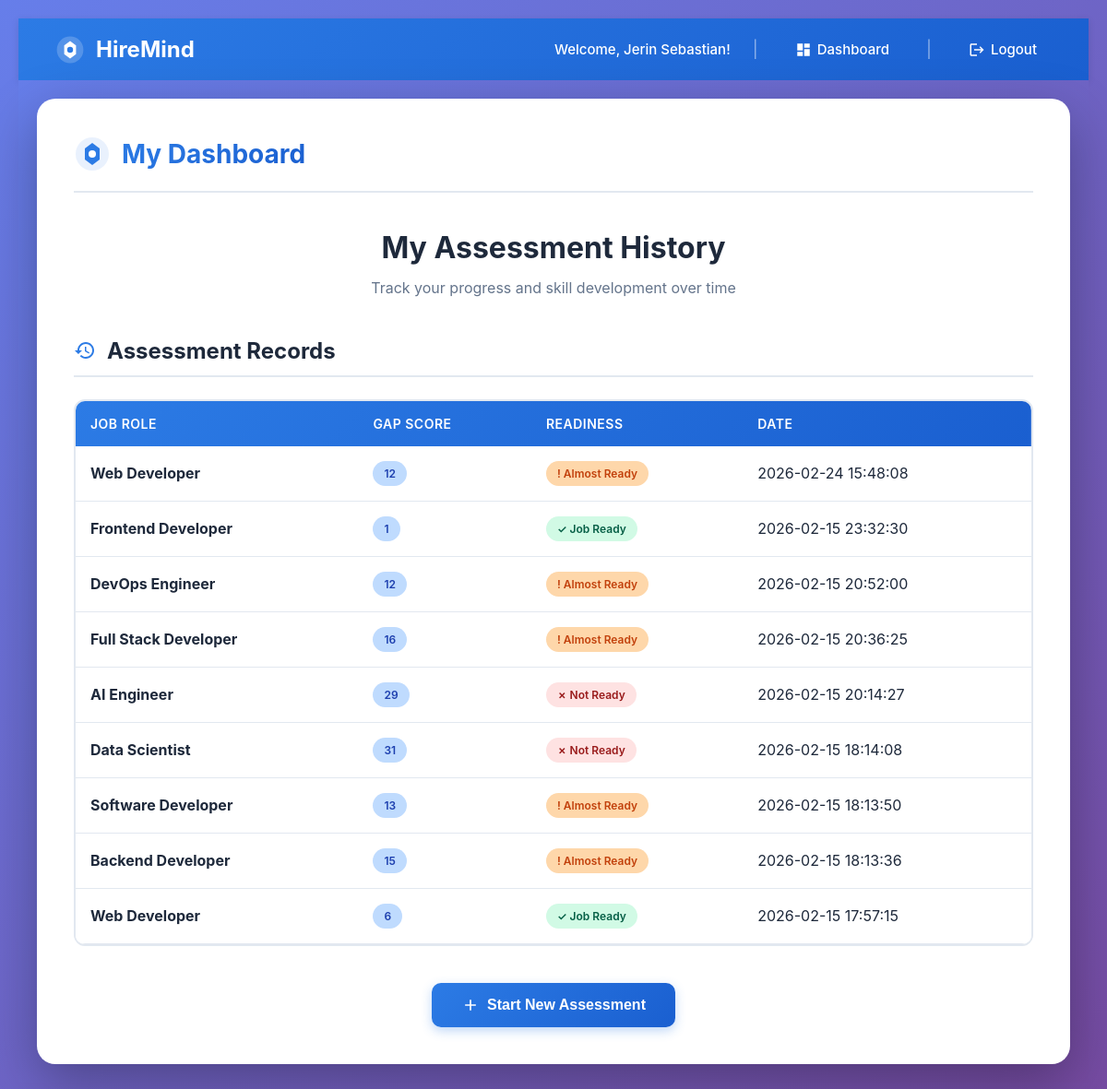
Before: /dashboard (signed in) with the older database file.
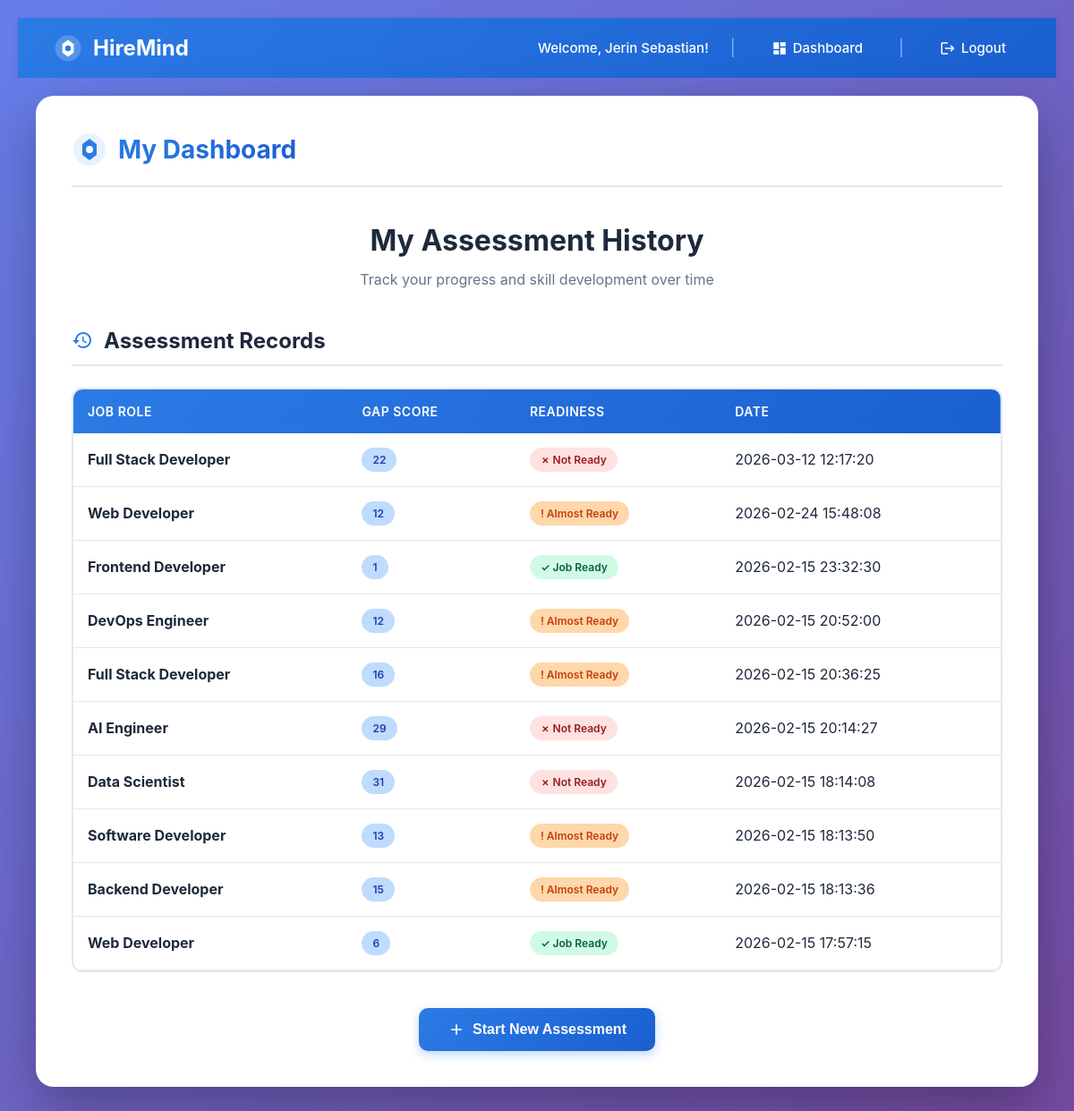
After: the same page with the newer database file.
### tables this page shows
CREATE TABLE assessments (
            id INTEGER PRIMARY KEY AUTOINCREMENT,
            user_id INTEGER,
            job_role TEXT,
            total_gap INTEGER,
            readiness TEXT,
            created_at TEXT,
            FOREIGN KEY (user_id) REFERENCES users(id)
        );

### app.py (the view)
@app.route('/dashboard')
def dashboard():
    if 'user_id' not in session:
        return redirect(url_for('login'))
    conn = sqlite3.connect("hiremind.db")
    cursor = conn.cursor()
    cursor.execute("""
        SELECT id, job_role, total_gap, readiness, created_at
        FROM assessments
        WHERE user_id = ?
        ORDER BY created_at DESC
    """, (session['user_id'],))
    assessments = cursor.fetchall()
    conn.close()
    return render_template('dashboard.html', assessments=assessments)

### templates/dashboard.html (shortened to what this page needs)
{% extends "base.html" %}
{% block content %}
<head>
    <link rel="stylesheet" href="{{ url_for('static', filename='style.css') }}">
</head>
<div style="padding: 20px;">
    <div class="container">
        <div class="header">
            <div class="logo">
                <svg width="40" height="40" viewBox="0 0 40 40" fill="none">
                    <circle cx="20" cy="20" r="18" fill="#2C7BE5" opacity="0.1"/>
                    <path d="M20 8L28 14V26L20 32L12 26V14L20 8Z" fill="#2C7BE5"/>
                    <circle cx="20" cy="20" r="4" fill="white"/>
                </svg>
                <h1>My Dashboard</h1>
            </div>
        </div>
        <div class="content-header">
            <h2>My Assessment History</h2>
            <p class="subtitle">Track your progress and skill development over time</p>
        </div>
        {% if assessments %}
        <div class="section">
            <h3 class="section-title">
                <svg width="24" height="24" viewBox="0 0 24 24" fill="currentColor">
                    <path d="M13 3c-4.97 0-9 4.03-9 9H1l3.89 3.89.07.14L9 12H6c0-3.87 3.13-7 7-7s7 3.13 7 7-3.13 7-7 7c-1.93 0-3.68-.79-4.94-2.06l-1.42 1.42C8.27 19.99 10.51 21 13 21c4.97 0 9-4.03 9-9s-4.03-9-9-9zm-1 5v5l4.28 2.54.72-1.21-3.5-2.08V8H12z"/>
                </svg>
                Assessment Records
            </h3>
            <div class="table-container">
                <table class="modern-table">
                    <thead>
                        <tr>
                            <th>Job Role</th>
                            <th>Gap Score</th>
                            <th>Readiness</th>
                            <th>Date</th>
                        </tr>
                    </thead>
                    <tbody>
                        {% for a in assessments %}
                        <tr>
                            <td><strong>{{ a[1] }}</strong></td>
                            <td><span class="level-badge level-2">{{ a[2] }}</span></td>
                            <td>
                                <span class="status-badge {% if 'Job Ready' in a[3] %}status-Strong{% elif 'Almost' in a[3] %}status-Weak{% else %}status-Missing{% endif %}">
                                    {% if 'Job Ready' in a[3] %}✓
                                    {% elif 'Almost' in a[3] %}!
                                    {% else %}✗
                                    {% endif %}
                                    {{ a[3] }}
                                </span>
                            </td>
                            <td>{{ a[4] }}</td>
                        </tr>
                        {% endfor %}
                    </tbody>
                </table>
            </div>
        </div>
        {% endif %}
        <div class="button-container">
            <button onclick="window.location.href='/'" class="btn-primary">
                <svg width="20" height="20" viewBox="0 0 24 24" fill="currentColor">
                    <path d="M19 13h-6v6h-2v-6H5v-2h6V5h2v6h6v2z"/>
                </svg>
                Start New Assessment
            </button>
        </div>
    </div>
</div>
{% endblock %}

### templates/base.html (shortened to what this page needs)
<!DOCTYPE html>
<html>
<head>
    <link rel="stylesheet" href="{{ url_for('static', filename='style.css') }}">
</head>
<body>
{% if session.get('username') %}
<div class="top-nav">
    <div class="nav-brand">
        <svg width="32" height="32" viewBox="0 0 40 40" fill="none">
            <circle cx="20" cy="20" r="18" fill="white" opacity="0.2"/>
            <path d="M20 8L28 14V26L20 32L12 26V14L20 8Z" fill="white"/>
            <circle cx="20" cy="20" r="4" fill="#2C7BE5"/>
        </svg>
        HireMind
    </div>
    <div class="nav-links">
        <span class="nav-welcome">Welcome, {{ session['username'] }}!</span>
        <span class="nav-divider">|</span>
        <a href="/dashboard" class="nav-link">
            <svg width="18" height="18" viewBox="0 0 24 24" fill="currentColor">
                <path d="M3 13h8V3H3v10zm0 8h8v-6H3v6zm10 0h8V11h-8v10zm0-18v6h8V3h-8z"/>
            </svg>
            Dashboard
        </a>
        <span class="nav-divider">|</span>
        <a href="/logout" class="nav-link">
            <svg width="18" height="18" viewBox="0 0 24 24" fill="currentColor">
                <path d="M17 7l-1.41 1.41L18.17 11H8v2h10.17l-2.58 2.58L17 17l5-5zM4 5h8V3H4c-1.1 0-2 .9-2 2v14c0 1.1.9 2 2 2h8v-2H4V5z"/>
            </svg>
            Logout
        </a>
    </div>
</div>
{% endif %}
<div class="page-content">
    {% block content %}{% endblock %}
</div>
</body>
</html>

### static/style.css (style rules this page uses)
* { margin: 0; padding: 0; box-sizing: border-box; }
body { font-family: -apple-system, BlinkMacSystemFont, 'Segoe UI', 'Roboto', 'Oxygen', 'Ubuntu', 'Cantarell', sans-serif; background: linear-gradient(135deg, #667eea 0%, #764ba2 100%); min-height: 100vh; padding: 20px; color: #1e293b; }
.container { max-width: 1200px; margin: 0 auto; background: #ffffff; padding: 40px; border-radius: 20px; box-shadow: 0 20px 60px rgba(0, 0, 0, 0.3); animation: slideIn 0.6s ease-out; }
.header { display: flex; justify-content: space-between; align-items: center; margin-bottom: 40px; padding-bottom: 20px; border-bottom: 2px solid #e2e8f0; }
.logo { display: flex; align-items: center; gap: 12px; }
.logo h1 { font-size: 28px; font-weight: 700; background: linear-gradient(135deg, #2C7BE5 0%, #1a5fd0 100%); -webkit-background-clip: text; -webkit-text-fill-color: transparent; background-clip: text; }
.content-header { text-align: center; margin-bottom: 40px; }
.content-header h2 { font-size: 32px; color: #1e293b; margin-bottom: 12px; font-weight: 700; }
.subtitle { color: #64748b; font-size: 16px; line-height: 1.6; max-width: 600px; margin: 0 auto; }
.level-2 { background: #3b82f6; }
.section { margin-bottom: 40px; }
.section-title { display: flex; align-items: center; gap: 12px; font-size: 24px; color: #1e293b; font-weight: 700; margin-bottom: 24px; padding-bottom: 12px; border-bottom: 2px solid #e2e8f0; }
.section-title svg { color: #2C7BE5; }
.table-container { overflow-x: auto; border-radius: 12px; border: 2px solid #e2e8f0; }
.modern-table { width: 100%; border-collapse: collapse; background: white; }
.modern-table thead { background: linear-gradient(135deg, #2C7BE5 0%, #1a5fd0 100%); }
.modern-table th { padding: 16px; text-align: left; color: white; font-weight: 600; font-size: 14px; text-transform: uppercase; letter-spacing: 0.5px; }
.modern-table td { padding: 16px; border-bottom: 1px solid #e2e8f0; }
.level-badge { display: inline-block; padding: 6px 12px; border-radius: 20px; font-size: 12px; font-weight: 600; }
.level-badge.level-2 { background: #bfdbfe; color: #1e40af; }
.status-badge { display: inline-flex; align-items: center; gap: 6px; padding: 6px 12px; border-radius: 20px; font-size: 12px; font-weight: 600; }
.status-Strong { background: #d1fae5; color: #065f46; }
.status-Weak { background: #fed7aa; color: #c2410c; }
.status-Missing { background: #fee2e2; color: #991b1b; }
.button-container { display: flex; justify-content: center; gap: 16px; margin-top: 40px; }
button, .btn-primary, .btn-secondary { padding: 14px 32px; border: none; border-radius: 10px; font-size: 16px; font-weight: 600; cursor: pointer; transition: all 0.3s ease; display: inline-flex; align-items: center; gap: 8px; }
.btn-primary, button[type="submit"] { background: linear-gradient(135deg, #2C7BE5 0%, #1a5fd0 100%); color: white; box-shadow: 0 4px 12px rgba(44, 123, 229, 0.3); }

### templates/base.html (style rules this page uses)
body { margin: 0; padding: 0; }
.top-nav { background: linear-gradient(135deg, #2C7BE5 0%, #1a5fd0 100%); padding: 16px 40px; box-shadow: 0 2px 8px rgba(0, 0, 0, 0.1); display: flex; justify-content: space-between; align-items: center; }
.nav-brand { display: flex; align-items: center; gap: 12px; color: white; font-size: 24px; font-weight: 700; }
.nav-links { display: flex; align-items: center; gap: 24px; }
.nav-welcome { color: white; font-size: 15px; font-weight: 500; }
.nav-link { color: white; text-decoration: none; font-size: 15px; font-weight: 500; padding: 8px 16px; border-radius: 6px; transition: all 0.3s ease; display: inline-flex; align-items: center; gap: 6px; }
.nav-divider { color: rgba(255, 255, 255, 0.5); font-size: 18px; }
.page-content { padding: 0; background: linear-gradient(135deg, #667eea 0%, #764ba2 100%); min-height: calc(100vh - 64px); }

Changed rows visible on the page:
added assessments: job_role "Full Stack Developer", total_gap "22", readiness "Not Ready", created_at "2026-03-12 12:17:20"
